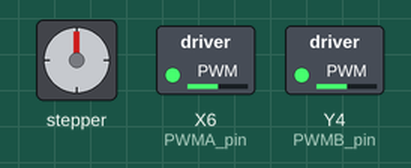
This program was run on a simulated pyboard running MicroPython. Parts: stepper motor, switched loads named in the program (green lamp = pin HIGH). Dashed ring = blinking. The stepper is drawn at 2048 steps a turn; library files of the repository ran but are not shown: 1 file(s); pins used as bus, display or sensor lines are not drawn; what the program prints to the serial console is not drawn. At 21.0 s the program stops and its outputs stay as they are.

Above: at 0.05 s.
Timing chart, 0 to 4.8 s (numbered marks = the images above):
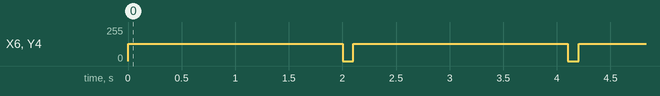

Measured:
- by itself, X6 (PWMA_pin), Y4 (PWMB_pin): alternates 128/255 for 2.0 s and 0/255 for 0.10 s

The program:

main.py
```python
###############################################################################
# main.py
#
# This script will control a two DC motors using a TB6612 motor driver board.
# It should work with all Toshiba TB6612 driver breakouts, but has only been
# tested with the Adafruit and SparkFun version:
#  * https://www.adafruit.com/product/2448
#  * https://www.sparkfun.com/products/14451
#
# Hardware Connection
# pyboard | TB6612 Breakout
# ------- | ----------------------------
# X6      | PWMA
# X7      | AIN2
# X8      | AIN1
# Y4      | PWMB
# Y5      | BIN2
# Y6      | BIN1
# 3V3     | Vcc
# GND     | GND
# -       | STBY to VCC via 10K resistor
#
# Motor driver shec sheet - https://cdn-shop.adafruit.com/datasheets/TB6612FNG_datasheet_en_20121101.pdf
# Adafruit Overview - https://learn.adafruit.com/adafruit-tb6612-h-bridge-dc-stepper-motor-driver-breakout
# SparkFun Overview - https://learn.sparkfun.com/tutorials/tb6612fng-hookup-guide
#
# Created: 03/30/18
#   - Joshua Vaughan
#   - joshua.vaughan@louisiana.edu
#   - http://www.ucs.louisiana.edu/~jev9637
#
# Modified:
#   *
#
# TODO:
#   *
###############################################################################

import pyb  # import the pyboard module
import time # import the time module

# We need to set up the digital outputs that we will use to control the
# direction of the motor.
A1_pin = pyb.Pin("X8", pyb.Pin.OUT_PP, pull=pyb.Pin.PULL_DOWN)
A2_pin = pyb.Pin("X7", pyb.Pin.OUT_PP, pull=pyb.Pin.PULL_DOWN)
B1_pin = pyb.Pin("Y6", pyb.Pin.OUT_PP, pull=pyb.Pin.PULL_DOWN)
B2_pin = pyb.Pin("Y5", pyb.Pin.OUT_PP, pull=pyb.Pin.PULL_DOWN)

# We also need to set up a third pin for each motor to control its speed. This
# output needs to have PWM capabilities, so it should be connected to a pin
# that has an associated timer on the pyboard
PWMA_pin = pyb.Pin("X6")
PWMA_TIMER = pyb.Timer(2, freq=20000)
PWMA_CHANNEL = PWMA_TIMER.channel(1, pyb.Timer.PWM, pin=PWMA_pin)

PWMB_pin = pyb.Pin("Y4")
PWMB_TIMER = pyb.Timer(4, freq=20000)
PWMB_CHANNEL = PWMB_TIMER.channel(4, pyb.Timer.PWM, pin=PWMB_pin)

try:
    # This for loop will run 5 times
    for counter in range(5):
        print("Turning on approx 1/2 speed")

        # to turn the motor in one direction, IN1 should be high and IN2 low
        # Set Motor A
        A1_pin.value(1)
        A2_pin.value(0)

        # Set Motor B
        B1_pin.value(1)
        B2_pin.value(0)

        # We set the speed by setting the duty cycle of the PWM command
        PWMA_CHANNEL.pulse_width_percent(50)
        PWMB_CHANNEL.pulse_width_percent(50)

        # Sleep 2 seconds. The motor should keep running
        time.sleep(2)

        print("Stopping...")
        # To stop the motor, we should set the duty cycle to 0
        PWMA_CHANNEL.pulse_width_percent(0)
        PWMB_CHANNEL.pulse_width_percent(0)
        time.sleep_ms(100)         # Sleep briefly to let the motor stop


        print("Turning on approx 1/2 speed in the other direction")
        # to turn the motor in one direction, A0 should be high and A1 low
        # Set Motor A
        A1_pin.value(0)
        A2_pin.value(1)

        # Set Motor B
        B1_pin.value(0)
        B2_pin.value(1)

        # We set the speed by setting the duty cycle of the PWM command
        PWMA_CHANNEL.pulse_width_percent(50)
        PWMB_CHANNEL.pulse_width_percent(50)

        # Sleep 2 seconds. The motor should keep running
        time.sleep(2)

        print("Stopping...")
        # To stop the motor, we should set the duty cycle to 0
        PWMA_CHANNEL.pulse_width_percent(0)
        PWMB_CHANNEL.pulse_width_percent(0)

        time.sleep_ms(100)         # Sleep briefly to let the motor stop

except:
    print("\n\nSome Error Occurred. Stopping motors.\n\n")
    # To stop the motor, we should set the duty cycle to 0
    PWMA_CHANNEL.pulse_width_percent(0)
    PWMB_CHANNEL.pulse_width_percent(0)

    # If we call raise here, we'll still get the information on why the
    # exception was raised in the first place. Without this, we do not.
    raise 
```
